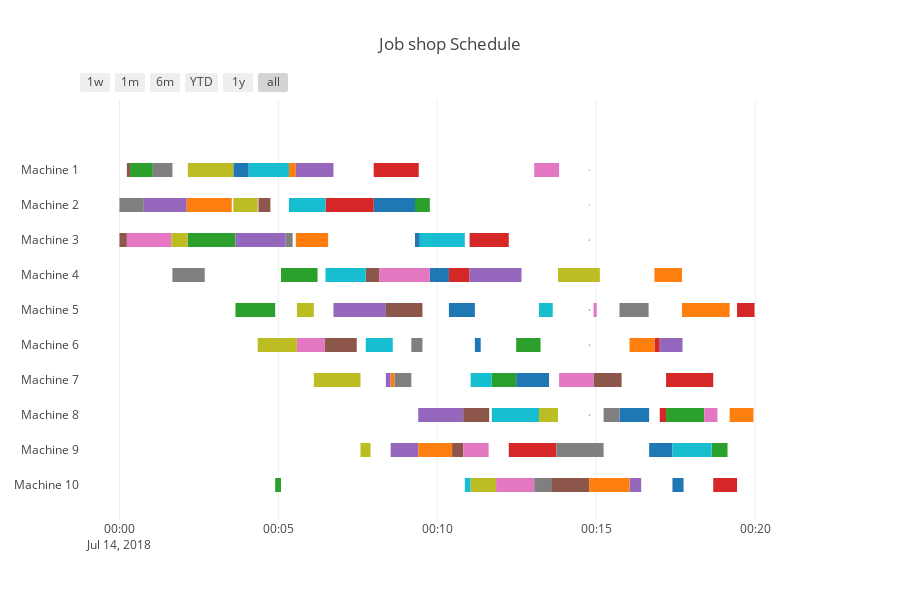

The notebook cell saved with this chart:
### Code cell
import jobshopscheduling as jss

#---Main Function--
mainScheduler = jss.Scheduler()
mainScheduler["processTimeTable"] = "ProcessingTime.csv"
mainScheduler["machinesSequenceTable"] = "MachinesSequence.csv"

mainScheduler.Run()

mainScheduler.PrintResult()
mainScheduler.PrintFitnessPlot()
mainScheduler.GenerateGanttChart()
#---

# .ipynb file may not be fully displayed on Github, you can click the prompt that on the right handside to check the full file
